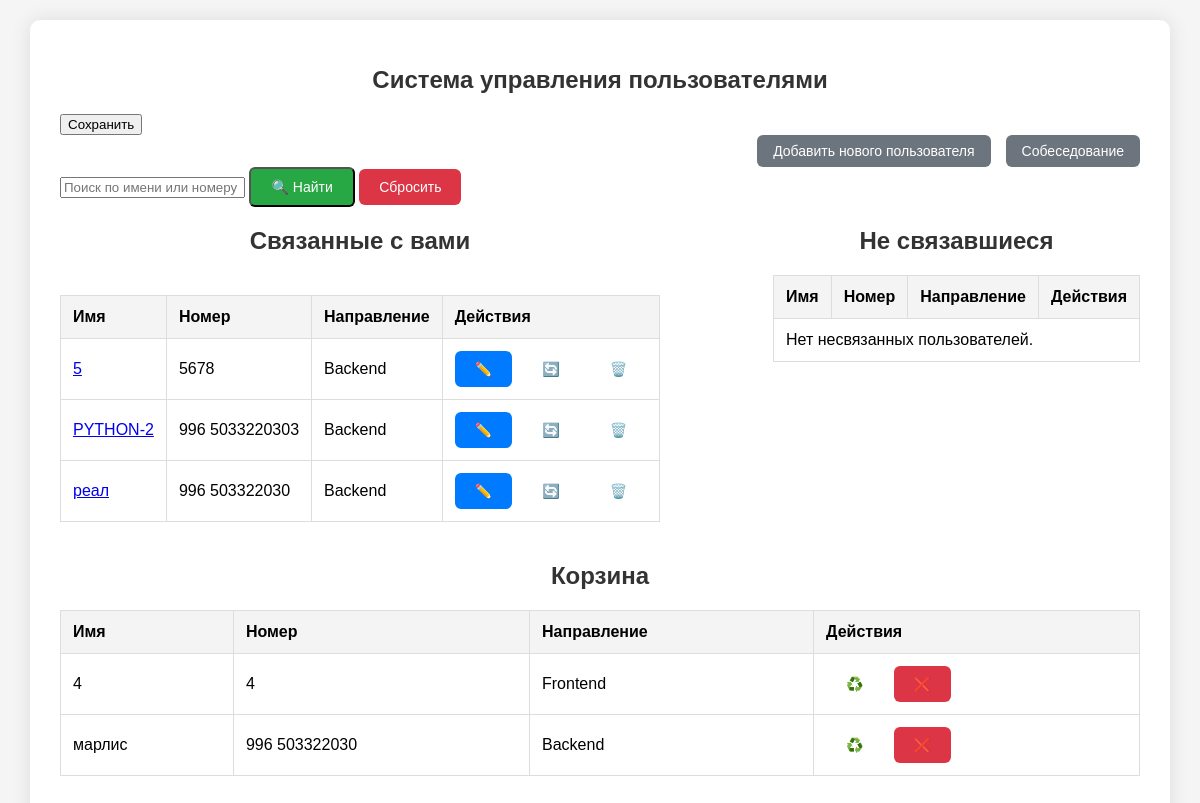
The page / on the database its author committed.
### users/models.py (models this page shows, shortened)
class User(models.Model):
    IT_DIRECTIONS = [
        ('Backend', 'Backend'),
        ('Frontend', 'Frontend'),
    ]
    name = models.CharField(max_length=100)
    number = models.CharField(max_length=50)
    direction = models.CharField(max_length=20, choices=IT_DIRECTIONS)
    is_deleted = models.BooleanField(default=False)
    connected = models.BooleanField(default=False)
    interviewed = models.BooleanField(default=False)
    interview_date = models.DateTimeField(null=True, blank=True)  # Дата и время собеседования
    def __str__(self):
        return self.name
    class Trainer(models.Model):
        name = models.CharField(max_length=255)
        direction = models.CharField(max_length=255)
    class User(models.Model):
        name = models.CharField(max_length=100)
        number = models.CharField(max_length=15)
        direction = models.CharField(max_length=100)
        interview_date = models.DateTimeField(null=True, blank=True)  # Дата и время собеседования
        trainer = models.ForeignKey(Trainer, null=True, blank=True, on_delete=models.SET_NULL)  # Назначенный тренер

### users/views.py (the view, shortened to what this page needs)
# urls.py: path('', views.user_list, name='user_list'),
def user_list(request):
    search_query = request.GET.get('search', '')  # Получаем общий запрос
    connected_users = User.objects.filter(is_deleted=False, connected=True)
    not_connected_users = User.objects.filter(is_deleted=False, connected=False)
    deleted_users = User.objects.filter(is_deleted=True)
    return render(request, 'users/user_list.html', {
        'connected_users': connected_users,
        'not_connected_users': not_connected_users,
        'deleted_users': deleted_users,
    })

### users/templates/users/user_list.html (shortened to what this page needs)
{% extends 'users/base.html' %}
{% block content %}
    <h1>Система управления пользователями</h1>
    <form method="post">
        <button type="submit">Сохранить</button>
    </form>
    <div class="action-buttons">
        <a href="{% url 'add_user' %}" class="btn btn-connect">Добавить нового пользователя</a>
        <a href="{% url 'interview_list' %}" class="btn btn-interview">Собеседование</a>
    </div>
<form method="get">
    <input type="text" name="search" placeholder="Поиск по имени или номеру" value="{{ search_query }}">
    <button type="submit" class="btn btn-connect">🔍 Найти</button>
    <a href="{% url 'user_list' %}" class="btn btn-delete">Сбросить</a>
</form>
    <div class="user-container">
        <div class="user-column">
            <h2>Связанные с вами</h2>
            <table>
                <thead>
                    <tr>
                        <th>Имя</th>
                        <th>Номер</th>
                        <th>Направление</th>
                        <th>Действия</th>
                    </tr>
                </thead>
                <tbody>
                    {% for user in connected_users %}
                        <tr>
                            <td><a href="{% url 'user_detail' user.id %}">{{ user.name }}</a></td>
                            <td>{{ user.number }}</td>
                            <td>{{ user.direction }}</td>
                                <div class="buttons">
                                    <td>
                                        <div class="buttons">
                                            <a href="{% url 'edit_user' user.id %}" class="btn btn-edit">✏️</a>
                                            <a href="{% url 'toggle_connection' user.id %}" class="btn btn-return">🔄</a>
                                            <a href="{% url 'delete_user' user.id %}" class="btn btn-trash">🗑️</a>
                                        </div>
                                    </td>
                                </div>
                        </tr>
                    {% empty %}
                        <tr><td colspan="4" class="empty-message">Нет связанных пользователей.</td></tr>
                    {% endfor %}
                </tbody>
            </table>
        </div>
        <div class="user-column">
            <h2>Не связавшиеся</h2>
            <table>
                <thead>
                    <tr>
                        <th>Имя</th>
                        <th>Номер</th>
                        <th>Направление</th>
                        <th>Действия</th>
                    </tr>
                </thead>
                <tbody>
                    {% for user in not_connected_users %}
                        <tr>
                            <td>{{ user.name }}</td>
                            <td>{{ user.number }}</td>
                            <td>{{ user.direction }}</td>
                                <div class="buttons">
                                    <td>
                                        <div class="buttons">
                                            <a href="{% url 'edit_user' user.id %}" class="btn btn-edit">✏️</a>
                                            <a href="{% url 'toggle_connection' user.id %}" class="btn btn-return">☑️</a>
                                            <a href="{% url 'delete_user' user.id %}" class="btn btn-trash">🗑️</a>
                                   </div>
                                 </div>
                            </td>
                        </tr>
                    {% empty %}
                        <tr><td colspan="4" class="empty-message">Нет несвязанных пользователей.</td></tr>
                    {% endfor %}
                </tbody>
            </table>
        </div>
    </div>
    <div class="user-column trash-section">
        <h2>Корзина</h2>
        <table>
            <thead>
                <tr>
                    <th>Имя</th>
                    <th>Номер</th>
                    <th>Направление</th>
                    <th>Действия</th>
                </tr>
            </thead>
            <tbody>
                {% for user in deleted_users %}
                    <tr>
                        <td>{{ user.name }}</td>
                        <td>{{ user.number }}</td>
                        <td>{{ user.direction }}</td>
                            <td>
                                <div class="buttons">
                                    <a href="{% url 'restore_user' user.id %}" class="btn btn-restore">♻️</a>
                                    <a href="{% url 'permanent_delete_user' user.id %}" class="btn btn-delete">❌</a>
                                </div>
                            </td>
                    </tr>
                {% empty %}
                    <tr><td colspan="4" class="empty-message">Корзина пуста.</td></tr>
                {% endfor %}
            </tbody>
        </table>
    </div>
{% endblock %}

### users/templates/users/base.html (style rules this page uses)
body { font-family: 'Arial', sans-serif; margin: 0; padding: 0; background-color: #f5f5f5; }
h1, h2 { text-align: center; color: #333; font-size: 24px; margin-bottom: 20px; }
table { width: 100%; border-collapse: collapse; margin: 20px 0; }
table th, table td { padding: 12px; text-align: left; border: 1px solid #ddd; }
table th { background-color: #f4f4f4; font-weight: bold; }
table td { background-color: #ffffff; }
.buttons { display: flex; gap: 10px; }
.btn { padding: 10px 20px; text-decoration: none; color: white; border-radius: 6px; font-size: 14px; transition: background-color 0.3s ease; display: inline-flex; align-items: center; justify-content: center; }
.btn-edit { background-color: #007bff; }
.btn-delete { background-color: #dc3545; }
.btn-connect { background-color: #28a745; }
.action-buttons { display: flex; justify-content: flex-end; gap: 15px; }
.action-buttons a { padding: 8px 16px; background-color: #6c757d; color: white; text-decoration: none; border-radius: 6px; }
.user-container { display: flex; justify-content: space-between; gap: 30px; }

### rows shown on the page
User: name "5", number "5678", direction "Backend"
User: name "PYTHON-2", number "996 5033220303", direction "Backend"
User: name "реал", number "996 503322030", direction "Backend"
User: name "4", number "4", direction "Frontend"
User: name "марлис", number "996 503322030", direction "Backend"
